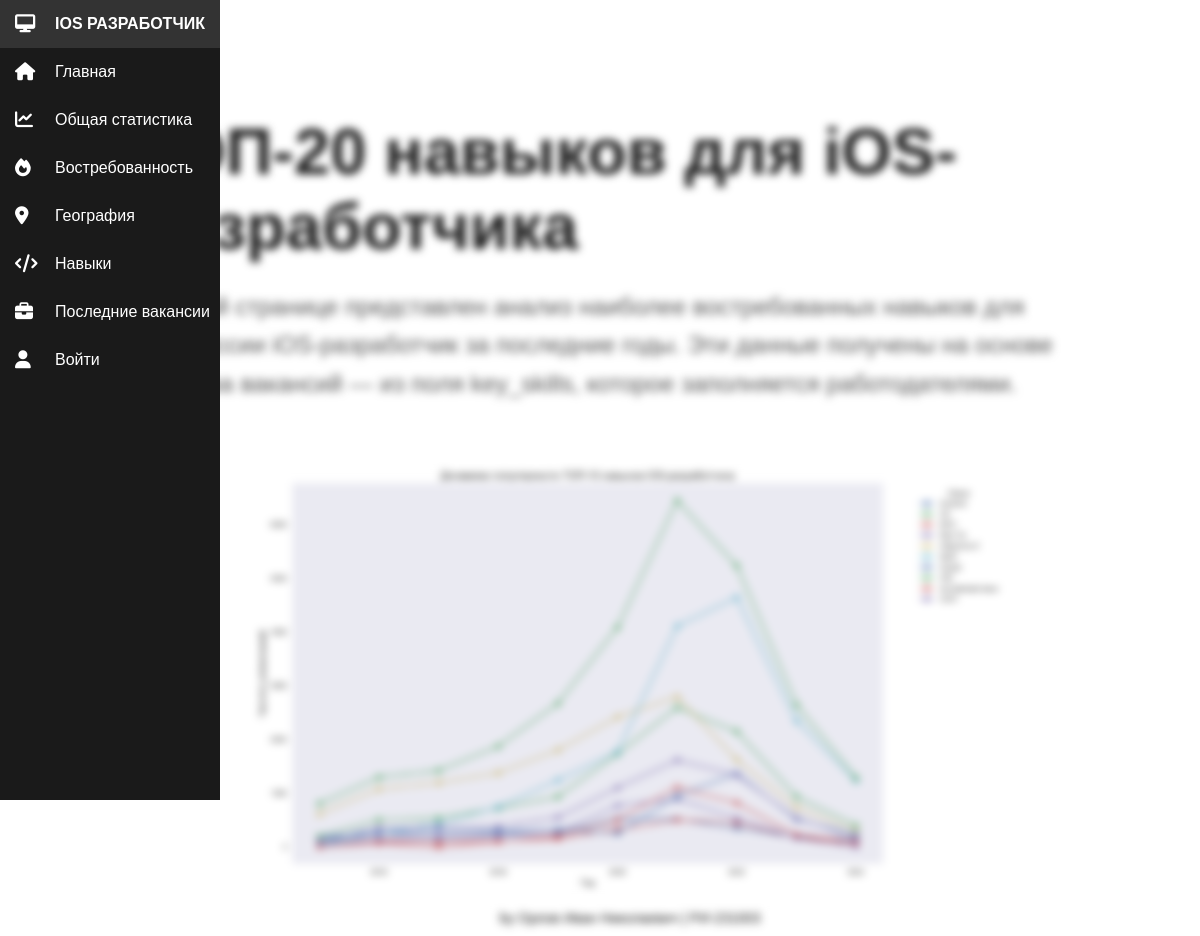
Screenshot of /skills/ with the database file from the repository.
### main/models.py (models this page shows, shortened)
class SkillsStatistics(models.Model):
    title = models.CharField(max_length=200, default='ТОП-20 навыков для iOS-разработчика')
    description = models.TextField(blank=True)
    skills_top_ios_trend = models.ImageField(upload_to='charts/', verbose_name="ТОП-20 навыков по годам для выбранной профессии")
    class Meta:
        verbose_name = "Навыки"
        verbose_name_plural = "Навыки"

### main/views.py (the view)
# urls.py: path('skills/', views.skills, name='skills'),
def skills(request):
    stats = SkillsStatistics.objects.first()
    return render(request, 'main/skills.html', {'stats': stats})

### main/templates/main/skills.html (shortened to what this page needs)
{% extends 'main/base.html' %}
{% load static %}
{% block content %}
<head>
  <link rel="stylesheet" href="{% static 'css/style_statistics_demand_geo_skills.css' %}">
</head>
  <div class="page-header">
    <h1>{{ stats.title }}</h1>
    <p>{{ stats.description }}</p>
  </div>
  <div class="carousel-container">
    <div class="carousel-wrapper" id="carouselWrapper">
      <div class="carousel-slide">
        <img src="{{ stats.skills_top_ios_trend.url }}" alt="График динамики зарплат">
      </div>
    </div>
  </div>
{% endblock %}

### main/static/css/style.css (style rules this page uses)
* { box-sizing: border-box; }
html, body { height: 100%; margin: 0; padding: 0; display: flex; flex-direction: column; background-color: white; overflow-x: hidden; }
body { margin: 0; font-family: sans-serif; display: flex; flex-direction: row; min-height: 100vh; }

### main/static/css/style_statistics_demand_geo_skills.css (style rules this page uses)
.page-header { margin-top: 10%; margin-bottom: 30px; padding: 0 20px; max-width: 90%; margin-left: auto; margin-right: auto; }
.page-header h1 { font-size: 65px; font-weight: bold; color: #1a1a1a; margin-bottom: 10px; }
.page-header p { padding: 0 5px; font-size: 24px; color: #555; line-height: 1.6; }
.carousel-container { max-width: 70%; margin: 60px auto 0; position: relative; overflow: hidden; border-radius: 12px; background: white; padding: 0; font-family: sans-serif; color: #333; }
.carousel-wrapper { display: flex; transition: transform 0.4s ease; will-change: transform; }
.carousel-slide { min-width: 100%; box-sizing: border-box; padding: 0 20px; text-align: left; }
.carousel-slide img { width: 100%; height: auto; border-radius: 12px; object-fit: contain; }

### rows the page displays
SkillsStatistics: title "ТОП-20 навыков для iOS-разработчика", description "На этой странице представлен анализ наиболее востребованных навыков для профессии iOS-разработчик за последние годы. Эти данные получены на основе анализа вакансий — из поля key_skills, которое заполняется работодателями.", skills_top_ios_trend (picture)
